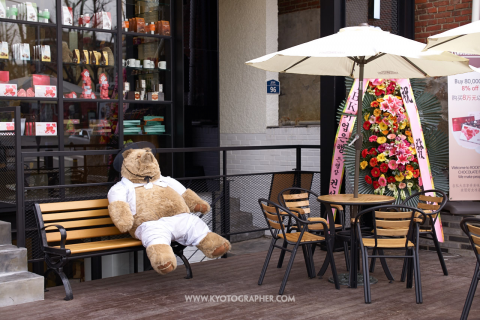
#> input picture Final/image0.png, 480 x 320 px, found by its file name
$ python EX9.py
#> lines starting #> are read from the running program, lines starting #| are printed output that depends on the picture
'''
Created on Jul 12, 2019
display image
@author: Chokeunhee
'''

import matplotlib.pyplot as plt
import matplotlib.image as pimg
import numpy as np


def function1(ax):
    global img
    figname = "image0.png"
    img = pimg.imread(figname)
#> img is the input picture: shape (320, 480, 4) float32; mean R, G, B, A 0.424, 0.366, 0.35, 1
    print(figname, img.shape)
#| image0.png (320, 480, 4)
    ax. imshow (img)
    ax. set_title("Original Picture")
    ax.tick_params(color="white", labelbottom=False, labelleft=False)

def function2(ax):
    global img, newimg
    newimg = img[300:340, 180:340]
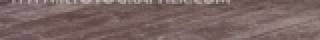
#> newimg: shape (20, 160, 4) float32 (shown 2 times larger); mean R, G, B, A 0.48, 0.395, 0.387, 1
    print(newimg.shape)
#| (20, 160, 4)
    ax. imshow(newimg)
    ax.set_title("trimming")

def function3(ax):
    global img
    figname = "image0.png"
    img = pimg.imread(figname)
    print(figname, img.shape)
#| image0.png (320, 480, 4)
    ax. imshow (img)
    ax. set_title("Original Picture")
    ax.tick_params(color="white", labelbottom=False, labelleft=False)

def function4(ax):
    global img, newimg
    newimg = img[300:340, 180:340]
    print(newimg.shape)
#| (20, 160, 4)
    ax. imshow(newimg)
    ax.set_title("trimming")


def function5(ax):
    global img
    figname = "image0.png"
    img = pimg.imread(figname)
    print(figname, img.shape)
#| image0.png (320, 480, 4)
    ax. imshow (img)
    ax. set_title("Original Picture")
    ax.tick_params(color="white", labelbottom=False, labelleft=False)

def function6(ax):
    global img, newimg
    newimg = img[300:340, 180:340]
    print(newimg.shape)
#| (20, 160, 4)
    ax. imshow(newimg)
    ax.set_title("trimming")

if __name__ == "__main__":
    fig, ((ax1, ax2, ax3), (ax4, ax5, ax6)) = plt.subplots(2,3, figsize=(12,7))
    function1(ax1)
    function2(ax2)
    function3(ax3)
    function4(ax4)
    function5(ax5)
    function6(ax6)
    plt.tight_layout()
    plt.show()
